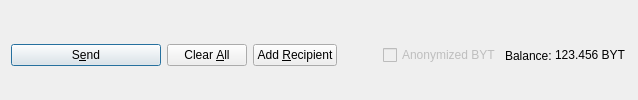
         <widget class="QFrame" name="frame_Send">
          <layout class="QHBoxLayout" name="horizontalLayout">
           <property name="bottomMargin">
            <number>0</number>
           </property>
           <item>
            <widget class="QPushButton" name="sendButton">
             <property name="minimumSize">
              <size>
               <width>150</width>
               <height>0</height>
              </size>
             </property>
             <property name="toolTip">
              <string>Confirm the send action</string>
             </property>
             <property name="text">
              <string>S&amp;end</string>
             </property>
             <property name="icon">
              <iconset resource="../bytn.qrc">
               <normaloff>:/icons/send</normaloff>:/icons/send</iconset>
             </property>
             <property name="autoDefault">
              <bool>false</bool>
             </property>
             <property name="default">
              <bool>true</bool>
             </property>
            </widget>
           </item>
           <item>
            <widget class="QPushButton" name="clearButton">
             <property name="sizePolicy">
              <sizepolicy hsizetype="Minimum" vsizetype="Fixed">
               <horstretch>0</horstretch>
               <verstretch>0</verstretch>
              </sizepolicy>
             </property>
             <property name="toolTip">
              <string>Clear all fields of the form.</string>
             </property>
             <property name="text">
              <string>Clear &amp;All</string>
             </property>
             <property name="icon">
              <iconset resource="../bytn.qrc">
               <normaloff>:/icons/remove</normaloff>:/icons/remove</iconset>
             </property>
             <property name="autoDefault">
              <bool>false</bool>
             </property>
            </widget>
           </item>
           <item>
            <widget class="QPushButton" name="addButton">
             <property name="toolTip">
              <string>Send to multiple recipients at once</string>
             </property>
             <property name="text">
              <string>Add &amp;Recipient</string>
             </property>
             <property name="icon">
              <iconset resource="../bytn.qrc">
               <normaloff>:/icons/add</normaloff>:/icons/add</iconset>
             </property>
             <property name="autoDefault">
              <bool>false</bool>
             </property>
            </widget>
           </item>
           <item>
            <spacer name="horizontalSpacer">
             <property name="orientation">
              <enum>Qt::Horizontal</enum>
             </property>
             <property name="sizeHint" stdset="0">
              <size>
               <width>40</width>
               <height>20</height>
              </size>
             </property>
            </spacer>
           </item>
           <item>
            <layout class="QHBoxLayout" name="horizontalLayout_2">
             <property name="spacing">
              <number>3</number>
             </property>
             <item>
              <widget class="QCheckBox" name="checkzBYT">
               <property name="enabled">
                <bool>false</bool>
               </property>
               <property name="text">
                <string>Anonymized BYT</string>
               </property>
              </widget>
             </item>
             <item>
              <widget class="QLabel" name="label">
               <property name="text">
                <string>Balance:</string>
               </property>
              </widget>
             </item>
             <item>
              <widget class="QLabel" name="labelBalance">
               <property name="sizePolicy">
                <sizepolicy hsizetype="Preferred" vsizetype="Fixed">
                 <horstretch>0</horstretch>
                 <verstretch>0</verstretch>
                </sizepolicy>
               </property>
               <property name="cursor">
                <cursorShape>IBeamCursor</cursorShape>
               </property>
               <property name="text">
                <string notr="true">123.456 BYT</string>
               </property>
               <property name="textInteractionFlags">
                <set>Qt::LinksAccessibleByMouse|Qt::TextSelectableByKeyboard|Qt::TextSelectableByMouse</set>
               </property>
              </widget>
             </item>
            </layout>
           </item>
          </layout>
         </widget>
